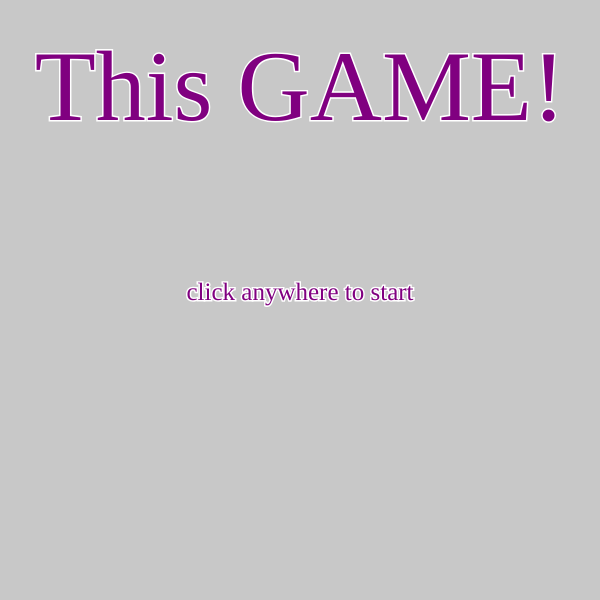
Frame 1 (no input)
Frame 60 (no input): identical to frame 1, image omitted
Frame 120 (the mouse pressed at the canvas centre since frame 60): identical to frame 1, image omitted

The p5.js sketch that drew this single still picture (run headless with seeded random() and noise() and a simulated clock; from frame 60 on, the mouse is pressed at the canvas centre):

// p5.js sketch
// ── sketch.js
'use strict'

let state = 'title';
let cnv;
let someRainbow = 0;
let points = 0;
let w = 600;
let h = 600;

function setup() {
  cnv = createCanvas(w, h);

  textFont('avenir next');

}


function draw() {
  background(200);

  someRainbow = (someRainbow + .9) % 360;

  switch (state) {
    case 'title':
      title();
      cnv.mouseClicked(titleMouseClicked);
      break;
    case 'level 1':
      level1();
      cnv.mouseClicked(level1MouseClicked);
      break;
    case 'you win!':
      youWin();
      cnv.mouseClicked(youWinMouseClicked);
      break;
    default:
      break;

  }

  // if (state === 'title') {
  //   title();
  //   cnv.mouseClicked(titleMouseClicked);
  // } else if (state === 'level 1') {
  //   level1();
  //   cnv.mouseClicked(level1MouseClicked);
  // } else {
  //
  // }

}

function title() {
  textAlign(CENTER);
  textSize(100);
  stroke(255);
  strokeWeight(3);
  fill('purple');
  text('This GAME!', w / 2, h / 5);

  textSize(25);
  text('click anywhere to start', w / 2, h / 2);
}

function titleMouseClicked() {
  console.log('canvas is CLICKED! (on the title page)');
  state = 'level 1'
}

function level1() {
  background(50, 50, 200);
  textSize(12);
  fill(255);
  stroke(0);
  strokeWeight(0);
  text('click for points', w / 2, h / 3);
}

function level1MouseClicked() {
  points++;
  console.log('points = ' + points);

  if (points >= 15) {
    state = 'you win!';
  }
}

function youWin() {
  background(someRainbow);
  textSize(100);
  stroke(255);
  strokeWeight(3);
  fill(someRainbow);
  text('YOU win!', w / 2, h / 3);
  stroke(0);
  textSize(20);
  text('click to restart', w / 2, h * 3 / 4);
}

function youWinMouseClicked() {
  state = 'level 1';
  points = 0;
}

// ── style.css
html, body {
  margin: 0;
  padding: 0;
}

canvas {
  display: block;
margin: 50px auto;
}
